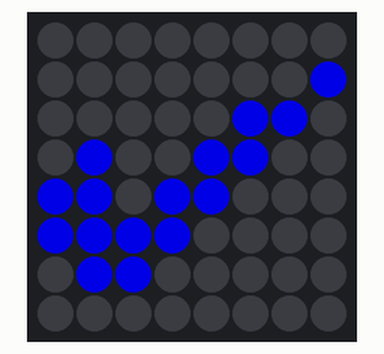
Simulated run of this program. Board: Raspberry Pi (BCM pin numbers) with a Sense HAT. On the bench: the Sense HAT's 8×8 RGB LED matrix. Dim RGB values are drawn brighter than linear.

Above: at 0.1 s.

The program:

code.py
```python
from sense_hat import SenseHat
import time

s = SenseHat()
s.low_light = True

blue = (0, 0, 255)
white = (255,255,255)
nothing = (0,0,0)

def Nike():
	B = blue
	W = white
	O = nothing
	logo = [
	O, O, O, O, O, O, O, O,
	O, O, O, O, O, O, O, B,
	O, O, O, O, O, B, B, O,
	O, B, O, O, B, B, O, O,
	B, B, O, B, B, O, O, O,
	B, B, B, B, O, O, O, O,
	O, B, B, O, O, O, O, O,
	O, O, O, O, O, O, O, O,
	]
	return logo

images = [Nike]
count = 0

while True:
	s.set_pixels(images[count % len(images)]())
	time.sleep(.75)
	count += 1
```
